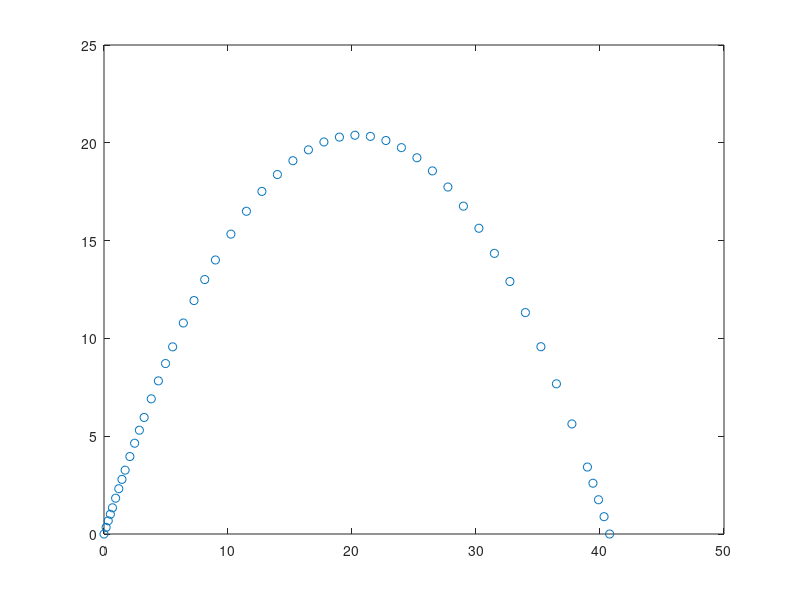

The MATLAB source for this figure:
%-- Kap_08_Masseteilchen_2.m
function Masseteilchen_2
%--
 x0 = 0; z0 = 0; u0 = 10.0; v0 = 20.0; 
 y0 = [x0,u0,z0,v0]'; 
 tend = 5.0; tspan = [0.0,tend];
 options = odeset('Events',@events)
 [t,y] = ode45(@dgl,tspan,y0,options);
 plot(y(:,1),y(:,3),'o'); hold on
end

function dy = dgl(t,y)
 dy = [y(2);0;y(4);-9.81];
end

function [value,isterminal,direction] = events(t,y)
 value = y(3);
 isterminal = 1;
 direction = -1;
end
